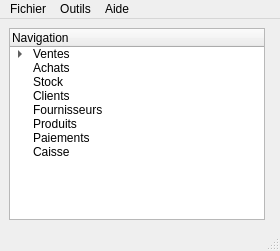
<?xml version="1.0" encoding="UTF-8"?>
<ui version="4.0">
 <class>MainWindow</class>
 <widget class="QMainWindow" name="MainWindow">
  <property name="windowTitle">
   <string>Gestion Commerciale</string>
  </property>
  <widget class="QWidget" name="centralwidget">
   <layout class="QHBoxLayout" name="horizontalLayout">
    <item>
     <widget class="QTreeWidget" name="navTree">
      <column>
       <property name="text">
        <string>Navigation</string>
       </property>
      </column>
      <item>
       <property name="text" stdset="0">
        <string>Ventes</string>
       </property>
       <item>
        <property name="text" stdset="0">
         <string>Devis</string>
        </property>
       </item>
       <item>
        <property name="text" stdset="0">
         <string>BL</string>
        </property>
       </item>
       <item>
        <property name="text" stdset="0">
         <string>Factures</string>
        </property>
       </item>
      </item>
      <item>
       <property name="text" stdset="0">
        <string>Achats</string>
       </property>
      </item>
      <item>
       <property name="text" stdset="0">
        <string>Stock</string>
       </property>
      </item>
      <item>
       <property name="text" stdset="0">
        <string>Clients</string>
       </property>
      </item>
      <item>
       <property name="text" stdset="0">
        <string>Fournisseurs</string>
       </property>
      </item>
      <item>
       <property name="text" stdset="0">
        <string>Produits</string>
       </property>
      </item>
      <item>
       <property name="text" stdset="0">
        <string>Paiements</string>
       </property>
      </item>
      <item>
       <property name="text" stdset="0">
        <string>Caisse</string>
       </property>
      </item>
     </widget>
    </item>
    <item>
     <widget class="QStackedWidget" name="stack"/>
    </item>
   </layout>
  </widget>
  <widget class="QMenuBar" name="menubar">
   <addaction name="menuFile"/>
   <addaction name="menuTools"/>
   <addaction name="menuHelp"/>
   <widget class="QMenu" name="menuFile">
    <property name="title">
     <string>Fichier</string>
    </property>
    <addaction name="actionBackup"/>
    <addaction name="actionRestore"/>
    <addaction name="actionSettings"/>
    <addaction name="actionQuit"/>
   </widget>
   <widget class="QMenu" name="menuTools">
    <property name="title">
     <string>Outils</string>
    </property>
    <addaction name="actionLangFr"/>
    <addaction name="actionLangAr"/>
   </widget>
   <widget class="QMenu" name="menuHelp">
    <property name="title">
     <string>Aide</string>
    </property>
    <addaction name="actionAbout"/>
   </widget>
  </widget>
  <widget class="QStatusBar" name="statusbar"/>
  <action name="actionBackup">
   <property name="text">
    <string>Sauvegarde</string>
   </property>
  </action>
  <action name="actionRestore">
   <property name="text">
    <string>Restaurer</string>
   </property>
  </action>
  <action name="actionSettings">
   <property name="text">
    <string>Param?tres</string>
   </property>
  </action>
  <action name="actionQuit">
   <property name="text">
    <string>Quitter</string>
   </property>
  </action>
  <action name="actionLangFr">
   <property name="text">
    <string>Fran?ais</string>
   </property>
  </action>
  <action name="actionLangAr">
   <property name="text">
    <string>???????</string>
   </property>
  </action>
  <action name="actionAbout">
   <property name="text">
    <string>? propos</string>
   </property>
  </action>
 </widget>
 <resources/>
 <connections/>
</ui>
